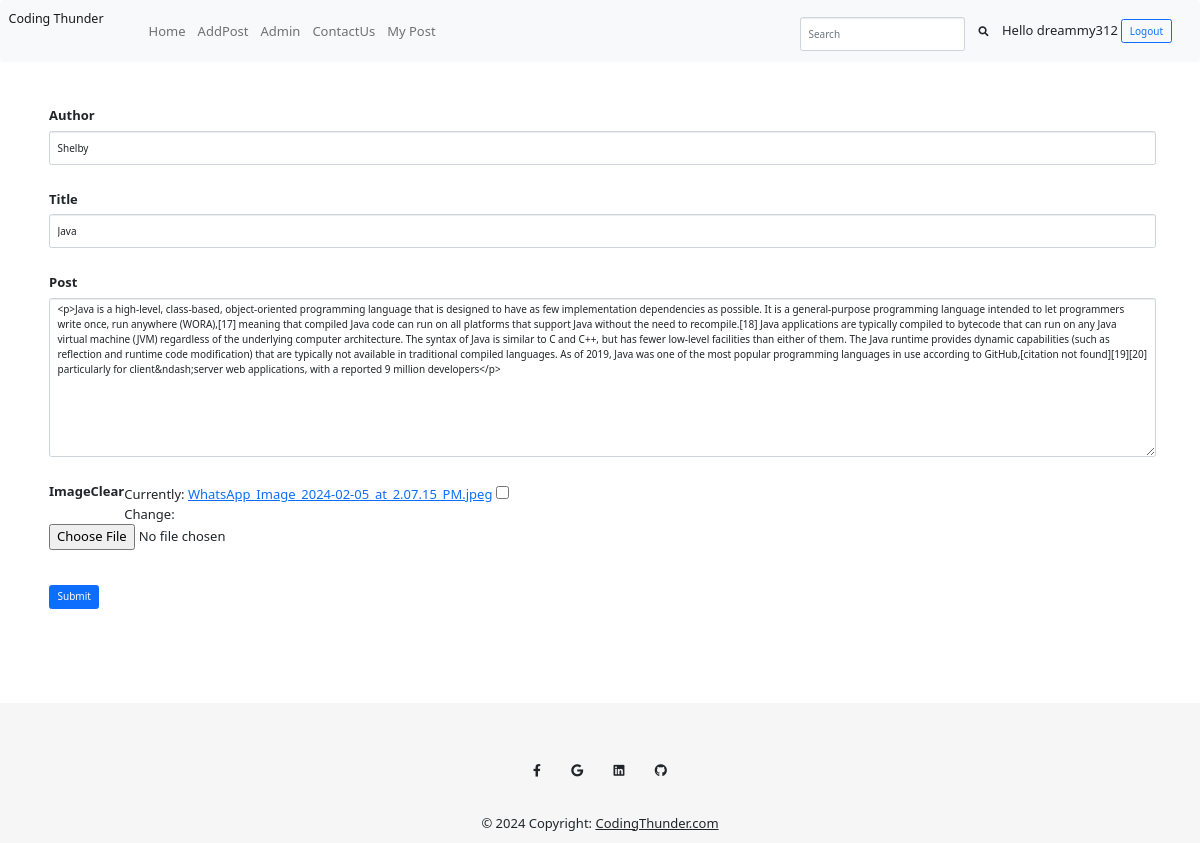
The page /edit_post/6/ (signed in) on the database its author committed.
### myblog/models.py (models this page shows, shortened)
class Post(models.Model):
    user=models.ForeignKey(User,on_delete=models.CASCADE)
    title=models.CharField(max_length=70,null=True)
    description=RichTextField(blank=True,null=True)
    date=models.DateField(default=datetime.datetime.now)
    author=models.CharField(max_length=70,null=True)
    post_image=models.ImageField(null=True,blank=True)
    likes=models.ManyToManyField(User,related_name='blog_likes')

### myblog/views.py (the view, shortened to what this page needs)
# urls.py: path('edit_post/<pk>/',views.EditPost,name='edit_post'),
@login_required(login_url='login')
def EditPost(request,pk):
    try:
        post_to_edit= Post.objects.get(pk=pk)
        user=request.user
        post_changed=False
        form=AddPostForm(instance=post_to_edit)
        context={ 'post_to_edit' : post_to_edit,'post_changed':post_changed,'form':form}
        return render(request,'edit_post.html',context)
    except Exception as e:
        print(e)
        return render(request,'mypost.html')

### myblog/forms.py
class AddPostForm(forms.ModelForm):
    class Meta:
        model=Post
        exclude= ('user','date',)
        fields=('author','title','description','post_image','date')
        widgets = {
            'author':forms.TextInput(attrs={'class':'form-control','placeholder':'Enter Author Name'}),
            'title':forms.TextInput(attrs={'class':'form-control','placeholder':'Enter Title'}),
            'description':forms.Textarea(attrs={'class':'form-control'})
        }

### templates/edit_post.html (shortened to what this page needs)
{% extends "index.html" %}
{% block content %}
<div class="container" style="display: flex; justify-content: center; padding: 4px;">
  <div class="card-body">
    <form class="row mb-5 ps-2"  method="post" enctype="multipart/form-data">
      <div class="form-group">
        <label for="formGroupExampleInput">Author</label>
        {{ form.author }}
      </div>
      <div class="form-group">
        <label for="formGroupExampleInput2">Title</label>
        {{ form.title }}
      </div>
      <div class="form-group">
        <label for="exampleFormControlTextarea1">Post</label>
          <br>
        {{ form.description }}
      </div>
      <div class="form-group">
        <label for="formGroupExampleInput2">Image</label>
        {{ form.post_image }}
      </div>
      <div class="button" style="margin-top: 2rem;">
        <button class="btn btn-md btn-primary " type="submit">Submit</button>
     </div>
    </form>
  </div>
</div>
{% endblock %}

### templates/index.html (shortened to what this page needs)
{% load static %}
<!DOCTYPE html>
<html lang="en">
<head>
    <link rel="stylesheet" href="https://use.fontawesome.com/releases/v5.12.1/css/all.css">
    <link rel="stylesheet" href="{% static 'bootstrap.css' %}" />
    <link rel="stylesheet" href="{% static 'card.css' %}" />
    <link rel="stylesheet" href="{% static 'post.css' %}" />
    <link href="https://cdn.jsdelivr.net/npm/bootstrap@5.1.3/dist/css/bootstrap.min.css" rel="stylesheet">
</head>
<body>
    <nav class="navbar navbar-expand-lg navbar-light bg-light">
        <div class="container-fluid">
          <a class="navbar-brand" href="{% url 'home' %}">Coding Thunder</a>
          <div class="collapse navbar-collapse" id="navbarSupportedContent">
            <ul class="nav nav-pills navbar-nav me-auto mb-2 mb-lg-0">
              <li class="nav-item" role="presentation">
                <a class="nav-link " aria-current="page" href="{% url 'home' %}">Home</a>
              </li>
              <li class="nav-item" role="presentation">
                <a class="nav-link" href="{% url 'addpost' %}">AddPost</a>
              </li>
              <li class="nav-item" role="presentation">
                <a class="nav-link" href="{% url 'admin_login' %}">Admin</a>
              </li>
              <li class="nav-item" role="presentation">
                <a class="nav-link" href="{% url 'contact_us' %}">ContactUs</a>
              </li>
              {% if user.is_authenticated %}
              <li class="nav-item" role="presentation">
                <a class="nav-link " href="{% url 'logged_in_user_posts' %}">My Post</a>
              </li>
              {% endif %}
            </ul>
            <form class="d-flex">
              <input class="form-control me-2" type="search" placeholder="Search" aria-label="Search">
              <button class="btn btn-default" type="submit"><i class="fa fa-search"></i></button>
            </form>
            {% if user.is_authenticated %}
            <div class="logout mx-2" >Hello {{request.user}} <a href="{% url 'logout' %}" class="btn btn-outline-primary" style="text-decoration: none;">Logout</a></div>
            {% else %}
            <div class="login mx-2"><a href="{% url 'login' %}" class="btn btn-outline-primary" style="text-decoration: none;">Login</a>
              <a href="{% url 'login' %}" class="btn btn-primary" style="text-decoration: none;">SinUp</a>
            </div>
            {% endif %}
          </div>
        </div>
      </nav>
    {% block content %}
   {% endblock %}
    <footer class="text-center text-white" style="background-color: #f6f6f6; margin-top: 5rem; overflow: hidden;width: auto;">
  <div class="container-fluid text-center text-white" style="background-color: #f6f6f6; margin-top: 5rem; overflow: hidden;width: 100%;">
    <div class="row">
    <section class="mb-4">
      <a
        class="btn btn-link btn-floating btn-lg text-dark m-1"
        href="#!"
        role="button"
        data-mdb-ripple-color="dark"
        ><i class="fab fa-facebook-f"></i
      ></a>
      <a
        class="btn btn-link btn-floating btn-lg text-dark m-1"
        href="#!"
        role="button"
        data-mdb-ripple-color="dark"
        ><i class="fab fa-google"></i
      ></a>
      <a
        class="btn btn-link btn-floating btn-lg text-dark m-1"
        href="#!"
        role="button"
        data-mdb-ripple-color="dark"
        ><i class="fab fa-linkedin"></i
      ></a>
      <a
        class="btn btn-link btn-floating btn-lg text-dark m-1"
        href="#!"
        role="button"
        data-mdb-ripple-color="dark"
        ><i class="fab fa-github"></i
      ></a>
    </div>
  </div>
  <div class="row">
  <div class="text-center text-dark p-3" style="background-color:#f6f6f6;">
    © 2024 Copyright:
    <a class="text-dark" href="#">CodingThunder.com</a>
  </div>
</div>
</footer>
</body>
</html>

### static/post.css (style rules this page uses)
body { background: #f2f2f2; font-family: 'proxima-nova-soft', sans-serif; font-size: 14px; -webkit-font-smoothing: antialiased; -moz-osx-font-smoothing: grayscale; }
.container { max-width: 800px; min-width: 640px; margin: 0 auto; }
.container:before, .container:after { content: ''; display: block; clear: both; }

### templates/index.html (style rules this page uses)
body { font-size:small; }

### templates/edit_post.html (style rules this page uses)
.form-group { margin-top: 1rem; }
.form-control { margin-top: 0.5rem; }
label { display: block; float: left; }

### rows shown on the page
Post: author "Shelby", title "Java", description "<p>Java is a high-level, class-based, object-oriented programming language that is designed to have as few implementation dependencies as possible. It is a general-purpose programming language intended to let programmers write once, run anywhere (WORA),[17] meaning that compiled Java code can run on all platforms that support Java without the need to recompile.[18] Java applications are typically compiled to bytecode that can run on any Java virtual machine (JVM) regardless of the underlying computer architecture. The syntax of Java is similar to C and C++, but has fewer low-level facilities than either of them. The Java runtime provides dynamic capabilities (such as reflection and runtime…"

### other values the page prints
{{ request.user }} "dreammy312"
